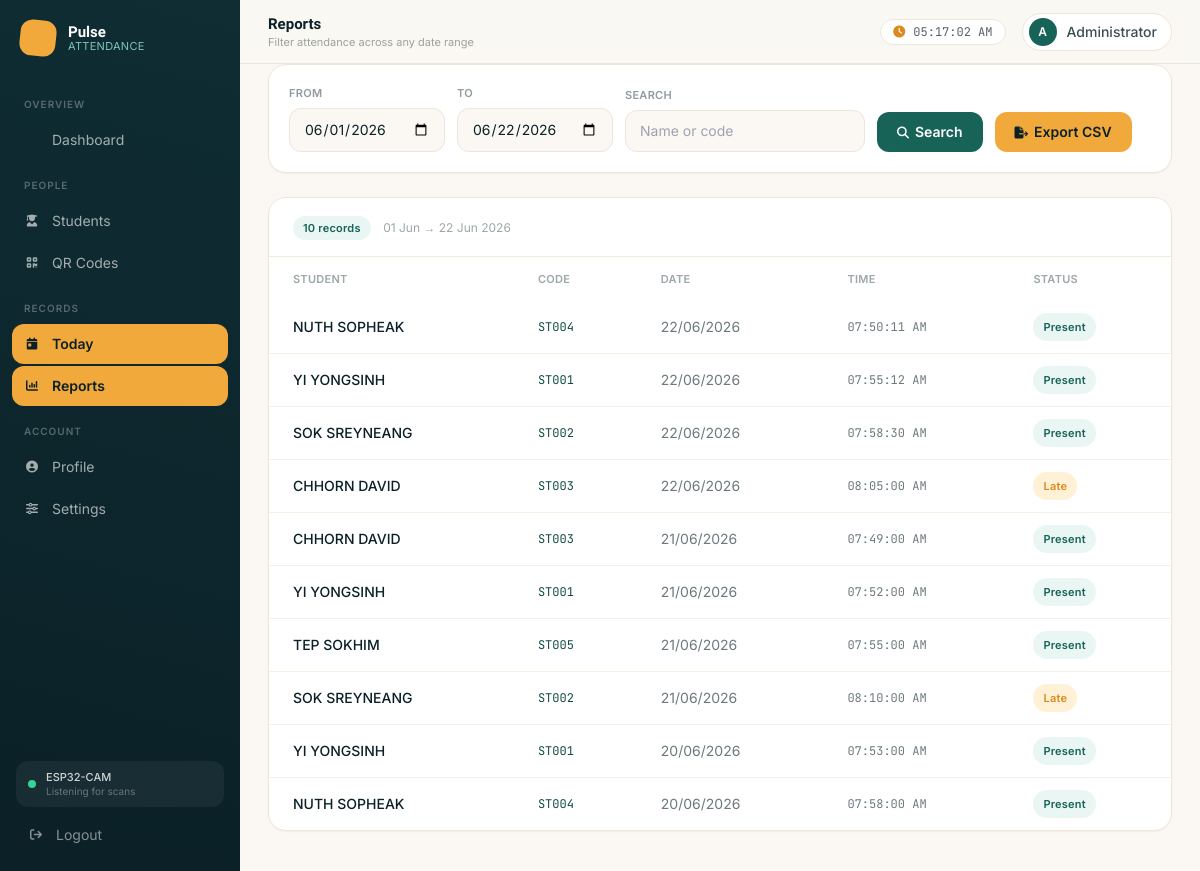
/project/attendance/report.php (signed in), run on the app's committed database.
### tables this page shows
CREATE TABLE IF NOT EXISTS attendance (
    id INT AUTO_INCREMENT PRIMARY KEY,
    student_id INT NOT NULL,
    attendance_date DATE NOT NULL,
    attendance_time TIME NOT NULL,
    status ENUM('Present','Late','Absent') DEFAULT 'Present',
    created_at TIMESTAMP DEFAULT CURRENT_TIMESTAMP,
    FOREIGN KEY (student_id) REFERENCES students(id) ON DELETE CASCADE,
    UNIQUE KEY unique_attendance (student_id, attendance_date)
);

CREATE TABLE IF NOT EXISTS students (
    id INT AUTO_INCREMENT PRIMARY KEY,
    student_code VARCHAR(20) NOT NULL UNIQUE,
    full_name VARCHAR(150) NOT NULL,
    gender ENUM('Male','Female') DEFAULT 'Male',
    class_name VARCHAR(50) DEFAULT '',
    phone VARCHAR(50) DEFAULT '',
    qr_image VARCHAR(255) DEFAULT '',
    image_student VARCHAR(255) DEFAULT '',
    status ENUM('active','inactive') DEFAULT 'active',
    created_at TIMESTAMP DEFAULT CURRENT_TIMESTAMP
);

### project/attendance/report.php (the view, shortened to what this page needs)
<?php
require_once __DIR__ . '/../config/db.php';
$from   = date('Y-m-d', strtotime($_GET['from'] ?? date('Y-m-01')));
$to     = date('Y-m-d', strtotime($_GET['to'] ?? date('Y-m-d')));
$search = trim($_GET['search'] ?? '');
$where = "WHERE a.attendance_date BETWEEN '$from' AND '$to'";
$records = $conn->query("
    SELECT a.*, s.full_name, s.student_code, s.image_student, s.class_name
    FROM attendance a JOIN students s ON a.student_id=s.id
    $where ORDER BY a.attendance_date DESC, a.attendance_time ASC
");
$count = $records ? $records->num_rows : 0;
?>
<?php require_once __DIR__ . '/../includes/header.php'; ?>
<?php require_once __DIR__ . '/../includes/sider.php'; ?>
<?php require_once __DIR__ . '/../includes/navbar.php'; ?>
<main class="ml-60 pt-16 p-7 rise-in">
    <div class="panel p-5 mb-6">
        <form method="GET" class="flex flex-wrap items-end gap-3">
            <div>
                <label class="block text-[11px] font-semibold text-ink/45 mb-1.5 uppercase tracking-wide">From</label>
                <input type="date" name="from" value="<?= $from ?>" class="px-3.5 py-2.5 bg-sand border border-[#ECE6D9] rounded-xl text-sm focus:outline-none focus:ring-2 focus:ring-teal-500/30"/>
            </div>
            <div>
                <label class="block text-[11px] font-semibold text-ink/45 mb-1.5 uppercase tracking-wide">To</label>
                <input type="date" name="to" value="<?= $to ?>" class="px-3.5 py-2.5 bg-sand border border-[#ECE6D9] rounded-xl text-sm focus:outline-none focus:ring-2 focus:ring-teal-500/30"/>
            </div>
            <div>
                <label class="block text-[11px] font-semibold text-ink/45 mb-1.5 uppercase tracking-wide">Search</label>
                <input type="text" name="search" value="<?= htmlspecialchars($search) ?>" placeholder="Name or code" class="px-3.5 py-2.5 bg-sand border border-[#ECE6D9] rounded-xl text-sm focus:outline-none focus:ring-2 focus:ring-teal-500/30"/>
            </div>
            <button class="bg-teal-600 hover:bg-teal-700 text-white text-sm font-semibold px-5 py-2.5 rounded-xl transition"><i class="fas fa-magnifying-glass mr-1.5 text-xs"></i>Search</button>
            <a href="export_excel.php?from=<?= $from ?>&to=<?= $to ?>&search=<?= urlencode($search) ?>" class="bg-amber-500 hover:bg-amber-600 text-ink text-sm font-semibold px-5 py-2.5 rounded-xl transition"><i class="fas fa-file-export mr-1.5 text-xs"></i>Export CSV</a>
        </form>
    </div>
    <div class="panel overflow-hidden">
        <div class="px-6 py-4 border-b border-[#F1ECE0]">
            <span class="chip chip-present"><?= $count ?> records</span>
            <span class="text-ink/40 text-xs ml-2"><?= date('d M', strtotime($from)) ?> → <?= date('d M Y', strtotime($to)) ?></span>
        </div>
        <div class="overflow-x-auto">
            <table class="w-full text-sm">
                <thead><tr class="text-ink/40 text-[11px] uppercase tracking-wide">
                    <th class="px-6 py-3 text-left font-semibold">Student</th>
                    <th class="px-6 py-3 text-left font-semibold">Code</th>
                    <th class="px-6 py-3 text-left font-semibold">Date</th>
                    <th class="px-6 py-3 text-left font-semibold">Time</th>
                    <th class="px-6 py-3 text-left font-semibold">Status</th>
                </tr></thead>
                <tbody class="divide-y divide-[#F4F0E6]">
                    <?php if ($records && $records->num_rows > 0): while ($row = $records->fetch_assoc()): ?>
                    <tr class="panel-row transition">
                        <td class="px-6 py-3 font-medium text-ink"><?= htmlspecialchars($row['full_name']) ?></td>
                        <td class="px-6 py-3 font-mono text-xs text-teal-700"><?= htmlspecialchars($row['student_code']) ?></td>
                        <td class="px-6 py-3 text-ink/60"><?= date('d/m/Y', strtotime($row['attendance_date'])) ?></td>
                        <td class="px-6 py-3 font-mono text-ink/60 text-xs"><?= date('h:i:s A', strtotime($row['attendance_time'])) ?></td>
                        <td class="px-6 py-3"><span class="chip <?= $row['status']==='Present'?'chip-present':($row['status']==='Late'?'chip-late':'chip-absent') ?>"><?= $row['status'] ?></span></td>
                    </tr>
                    <?php endwhile; else: ?>
                    <tr><td colspan="5" class="text-center py-14 text-ink/30"><i class="fas fa-chart-column text-3xl mb-3 block"></i>No records for this period.</td></tr>
                    <?php endif; ?>
                </tbody>
            </table>
        </div>
    </div>
</main>
<?php require_once __DIR__ . '/../includes/footer.php'; ?>

### project/includes/header.php (style rules this page uses)
* { font-family:'Inter',sans-serif }
.font-mono { font-family:'JetBrains Mono',monospace }
body { background:#FBF8F3 }
.panel { background:#fff;border:1px solid #ECE6D9;border-radius:18px;box-shadow:0 1px 2px rgba(11,32,39,.04) }
.chip { display:inline-flex;align-items:center;gap:6px;font-size:11px;font-weight:600;padding:4px 10px;border-radius:999px;letter-spacing:.02em }
.chip-present { background:#EAF6F4;color:#176358 }
.chip-late { background:#FFF1D6;color:#DB8A1B }
.rise-in { animation:riseIn .45s cubic-bezier(.16,1,.3,1) forwards }

### data on the page
attendance: student.full_name "NUTH SOPHEAK", student.student_code "ST004", attendance_date "22/06/2026", attendance_time "07:50:11 AM", status "Present"
attendance: student.full_name "YI YONGSINH", student.student_code "ST001", attendance_date "22/06/2026", attendance_time "07:55:12 AM", status "Present"
attendance: student.full_name "SOK SREYNEANG", student.student_code "ST002", attendance_date "22/06/2026", attendance_time "07:58:30 AM", status "Present"
attendance: student.full_name "CHHORN DAVID", student.student_code "ST003", attendance_date "22/06/2026", attendance_time "08:05:00 AM", status "Late"
attendance: student.full_name "CHHORN DAVID", student.student_code "ST003", attendance_date "21/06/2026", attendance_time "07:49:00 AM", status "Present"
attendance: student.full_name "YI YONGSINH", student.student_code "ST001", attendance_date "21/06/2026", attendance_time "07:52:00 AM", status "Present"
attendance: student.full_name "TEP SOKHIM", student.student_code "ST005", attendance_date "21/06/2026", attendance_time "07:55:00 AM", status "Present"
attendance: student.full_name "SOK SREYNEANG", student.student_code "ST002", attendance_date "21/06/2026", attendance_time "08:10:00 AM", status "Late"
attendance: student.full_name "YI YONGSINH", student.student_code "ST001", attendance_date "20/06/2026", attendance_time "07:53:00 AM", status "Present"
attendance: student.full_name "NUTH SOPHEAK", student.student_code "ST004", attendance_date "20/06/2026", attendance_time "07:58:00 AM", status "Present"

### other printed values
$page_title "Reports"
$page_subtitle "Filter attendance across any date range"
substr($admin_name,0,1) "A"
$admin_name "Administrator"
$count "10"
date('d M', strtotime($from)) "01 Jun"
date('d M Y', strtotime($to)) "22 Jun 2026"
